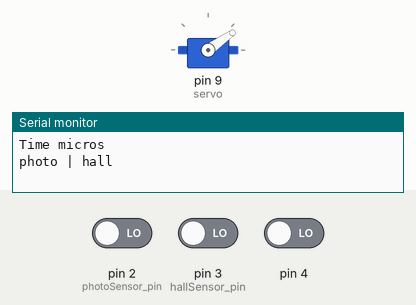
Simulated run of this sketch. Board: Arduino Uno, built with avr-gcc and run on an emulated ATmega328P. Shown: servo, the last lines printed to the serial monitor. The test bench sets the inputs (shaded band); at power-on: pin 4 LOW, pin 2 (photoSensor_pin) LOW, pin 3 (hallSensor_pin) LOW.

Above: at 1.2 s.
1.3 s: pin 4 driven HIGH
At 1.53 s:
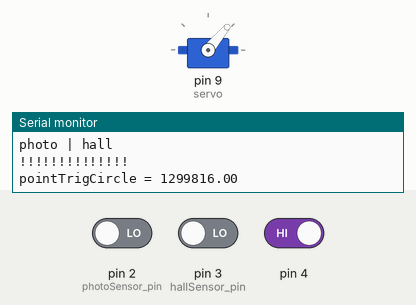
4.3 s: pin 2 (photoSensor_pin) driven HIGH
At 5.9 s:
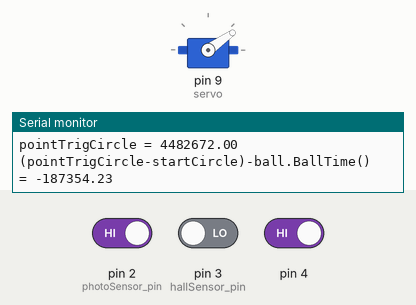
Timing chart, 0 to 7.4 s (numbered marks = the images above; inputs shaded):
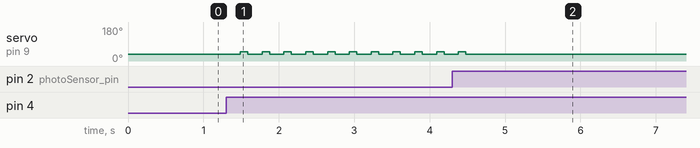

The sketch:

sketch.ino
```cpp
#include <math.h>
#include <Servo.h>
#include "Trigger.h"
#include "Timer.h"
#include "Ball.h"
#include "Motor.h"


Trigger trigger(4);
Servo servo;
Timer ph;
Timer hall;
Ball ball;
Motor motor;

const byte photoSensor_pin = 2;
const byte hallSensor_pin = 3;

float _timeCircle=0;

float startCircle = 0;
float pointTrigCircle = 0;

int k_ph = 0;
float ph_time_prev = 0;

int k_hall = 0;
float hall_time_prev = 0;

bool flag=false;

int buttonState = 0;
int lastButtonState = 0;

int previousPhotoSensor = 0;
int previousHallSensor = 0;

void setup() {

  Serial.begin(9600);
  servo.attach(9);
  //servo.write(35);

  // put your setup code here, to run once:
  pinMode(photoSensor_pin, INPUT);
  pinMode(hallSensor_pin, INPUT);

  Serial.println("Time micros");
  Serial.println("photo | hall");

  // attachInterrupt(digitalPinToInterrupt(photoSensor_pin), pinChangeInterrupt1, CHANGE);
  // attachInterrupt(digitalPinToInterrupt(hallSensor_pin), pinChangeInterrupt2, CHANGE);
}

void loop() {

  int photoValue = digitalRead(photoSensor_pin);
  int hallValue = digitalRead(hallSensor_pin);

  if (photoValue != previousPhotoSensor){
    pinChangeInterrupt1();
    previousPhotoSensor = photoValue;
  }

  if (hallValue != previousHallSensor){
    pinChangeInterrupt2();
    previousHallSensor=hallValue;
  }


  if (trigger.triggerPress()) {
    pointTrigCircle = micros();
    Serial.println();
    Serial.println("!!!!!!!!!!!!!!");
    Serial.print("pointTrigCircle = "); Serial.println(pointTrigCircle);
    Serial.println();
    //delay(1500);
    if ((ph.timeCircleGet() - (pointTrigCircle-startCircle)) <= ball.BallTime()){
      // Serial.print("pointTrigCircle = "); Serial.print(pointTrigCircle); Serial.print(" - "); Serial.print("startCircle = "); Serial.println(startCircle);
      // Serial.print("delay (nextCircle()+ball.BallTime()) = "); Serial.println(nextCircle()+ball.BallTime());
      delay ((ph.timeCircleGet()+ball.BallTime())*pow(10,-3)); // micro -> milliseconds
      //delay ((nextCircle()+ball.BallTime())*pow(10,-3)); // micro -> milliseconds

    }
    else{
      Serial.print("(pointTrigCircle-startCircle)-ball.BallTime() = "); Serial.println((pointTrigCircle-startCircle)-ball.BallTime());
      delay(((pointTrigCircle-startCircle)-ball.BallTime())*pow(10,-3)); // micro -> milliseconds
    }

    servo.write(motor.rotate());  // transmit the angle to the servo motor
    delay(100);  // wait for 0.1 second for a smooth movement
    servo.write(motor.rotate());  // transmit the angle to the servo motor

  }else{
    servo.write(35);
  }
}

float nextCircle(){
  float d = hall_ph_time_dif(ph.avarageTimeDifGet(), hall.avarageTimeDifGet());
  float T = circlePlus(hall_ph_time(ph.avarageTimeGet(), hall.avarageTimeGet()), d);
  while (ball.BallTime()>T){
    Serial.print("T = "); Serial.println(T);
    T+=circlePlus(T, d);
  }
  return T;
}

float circlePlus(float a, float b){
  return (a+b);
  //return (hall_ph_time(ph.avarageTimeGet(), hall.avarageTimeGet()) + hall_ph_time_dif(ph.avarageTimeDifGet(), hall.avarageTimeDifGet()));
}

void pinChangeInterrupt1(){
  float currentTime = micros();
  if (k_ph==0){
    startCircle = currentTime;
    Serial.println();
    Serial.println("!!!!!!!!!!!!!!");
    Serial.print("startCircle = "); Serial.println(currentTime);
    Serial.println();
  }
  Serial.print("PH  "); Serial.println(currentTime);
  if (k_ph<12){
    ph.timeCircle(currentTime);
    ph.timeDif(currentTime, ph_time_prev);
    // Serial.print("ph.timeCircleGet() = "); Serial.println(ph.timeCircleGet());
    // Serial.print("ph.timeDifGet() = "); Serial.println(ph.timeDifGet());
    k_ph+=1;
    if (k_ph==11){
      flag=true;
    }
  }else{
    ph.avarageTime(ph.timeCircleGet(), 12);
    ph.avarageTimeDif(ph.timeDifGet(), 12);
    k_ph=0;
  }
  ph_time_prev=currentTime;
}

void pinChangeInterrupt2(){
  float currentTime = micros();
  Serial.print("HALL  "); Serial.println(currentTime);
  if (k_hall<2){
    hall.timeCircle(currentTime);
    hall.timeDif(currentTime, hall_time_prev);
    k_hall+=1;
  }
  else{
    hall.avarageTime(hall.timeCircleGet(), 2);
    hall.avarageTimeDif(hall.timeDifGet(), 2);
    k_hall=0;
  }
  hall_time_prev=currentTime;
}

//ph_time   hall_time
float hall_ph_time(float ph, float hall){
  return ((ph+hall)/2);
}
//ph_time_diff    hall_time_diff
float hall_ph_time_dif(float ph, float hall){
  return ((ph+hall)/2);
}
```

Ball.cpp
```cpp
//Ball.cpp
#include "Ball.h"

Ball::Ball(){
  g = 9.8; // m/s^2
  h = 0.7; //m
  v = sqrt(2*g*h);
};
float Ball::BallTime(){
  return (h/v)*pow(10, 6); //micros
}
```

Ball.h
```cpp
//Ball.h
#ifndef Ball_h
#define Ball_h

#include <Arduino.h>

class Ball{
  private:
    float g;
    float h;
    float v;
  public:
    Ball();
    float BallTime();
};

#endif
```

Motor.cpp
```cpp
//Motor.cpp
#include "Motor.h"

Motor::Motor(){
  angle= 35;
};
float Motor::rotate(){
  if (angle == 50) {
    angle = 35;
  } else {
    angle = 50;
  }
  return (angle);
};
```

Motor.h
```cpp
//Motor.h
#ifndef Motor_h
#define Motor_h

#include <Arduino.h>

class Motor{
  private:
    int angle;
  public:
    Motor();
    float rotate();
};

#endif
```

Timer.cpp
```cpp
//Timer.cpp

#include "Timer.h"

Timer::Timer() {
  _timeCircle = 0;
  _timeDif = 0;
  _avarageTime = 0;
  _avarageTimeDif = 0;
};

//summerize time segments in a circle
void Timer::timeCircle(float t){
  _timeCircle+=t;
}
float Timer::timeCircleGet(){
  float a = _timeCircle;
  _timeCircle = 0;
  return a;
}

//summerize time changes in a circle
void Timer::timeDif(float t, float pt){
  _timeDif+=t-pt;
}
float Timer::timeDifGet(){
  float a = _timeDif;
  _timeDif = 0;
  return a;
}

//count avarage time for time
void Timer::avarageTime(float t, int d){
  _avarageTime = t/d;
}
float Timer::avarageTimeGet(){
  float a = _avarageTime;
  _avarageTime = 0;
  return a;
}

//count avarage time for time changes
void Timer::avarageTimeDif(float t, int d){
  _avarageTimeDif = t/d;
}
float Timer::avarageTimeDifGet(){
  float a = _avarageTimeDif;
  _avarageTimeDif = 0;
  return a;
}
```

Timer.h
```cpp
//Timer.h
#ifndef Timer_h
#define Timer_h

#include <Arduino.h>

class Timer{
  private:
    float _timeCircle;
    float _timeDif;
    float _avarageTime;
    float _avarageTimeDif;
  public:
    Timer();

    //summerize time segments in a circle
    void timeCircle(float t);
    float timeCircleGet();

    //summerize time changes in a circle
    void timeDif(float t, float pt);
    float timeDifGet();

    //count avarage time for time
    void avarageTime(float t, int d);
    float avarageTimeGet();

    //count avarage time for time changes
    void avarageTimeDif(float t, int d);
    float avarageTimeDifGet();
};

#endif
```

Trigger.cpp
```cpp
//Trigger.cpp

#include "Trigger.h"

Trigger::Trigger(int pin): pin(pin){
  pinMode(pin, INPUT);
}

bool Trigger::triggerPress(){
  int triggerState = digitalRead(pin);
  //Serial.println(this->pin);
  if (triggerState == HIGH){
    return true;
  }else{
    return false;
  }
}
```

Trigger.h
```cpp
//Trigger.h
#ifndef Trigger_h
#define Trigger_h

#include <Arduino.h>

class Trigger{
  private:
    int pin;

  public:
    Trigger(int pin);
    bool triggerPress();
};

#endif
```

Measured:
- after the input at 1.3 s, servo on pin 9 (servo): alternates 50° for 0.10 s and 35° for 0.19 s, starting after 0.19 s
- after the input at 4.3 s, servo on pin 9 (servo): goes on until 4.5 s, then stays 35°
